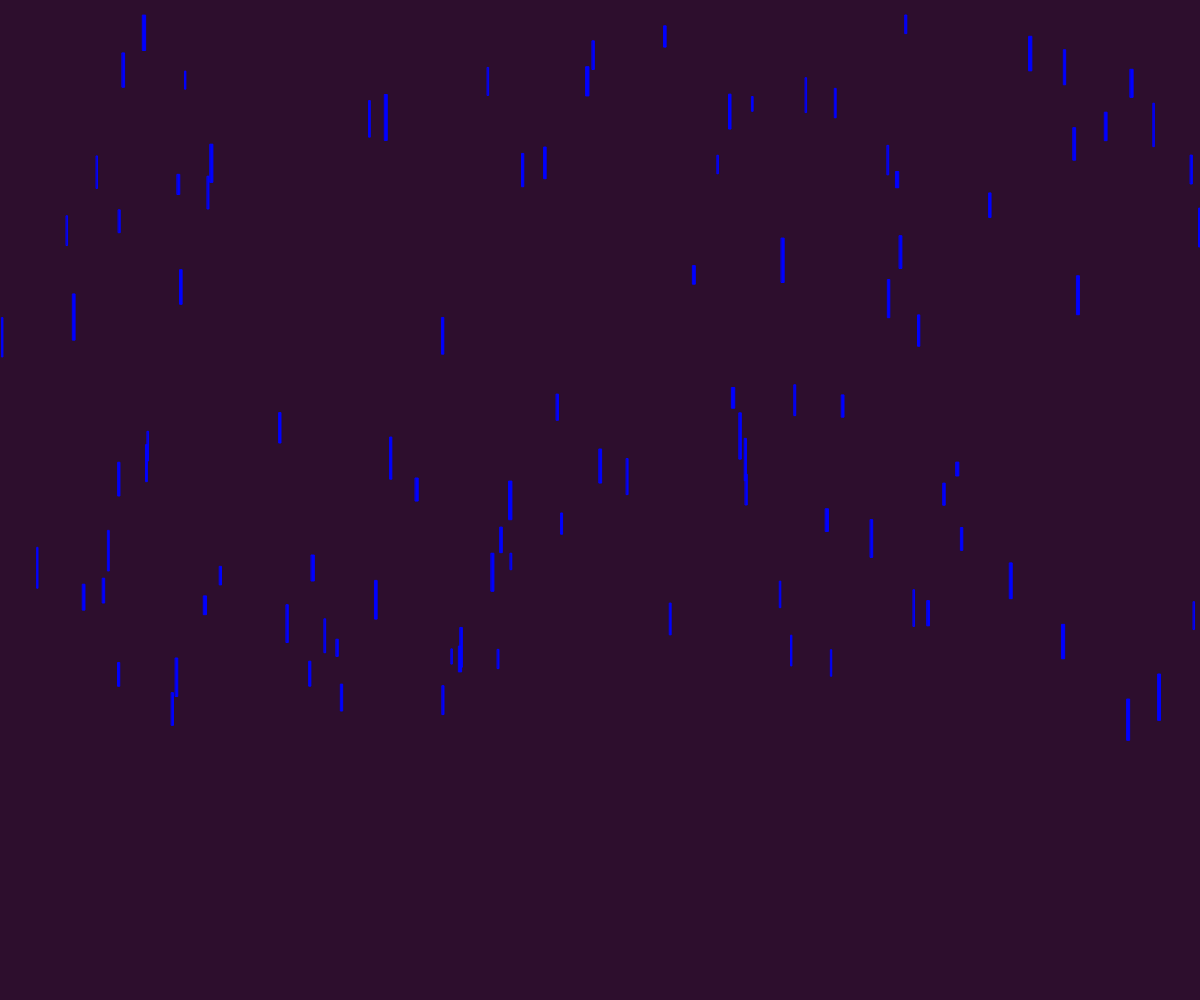
Frame 1 (no input)
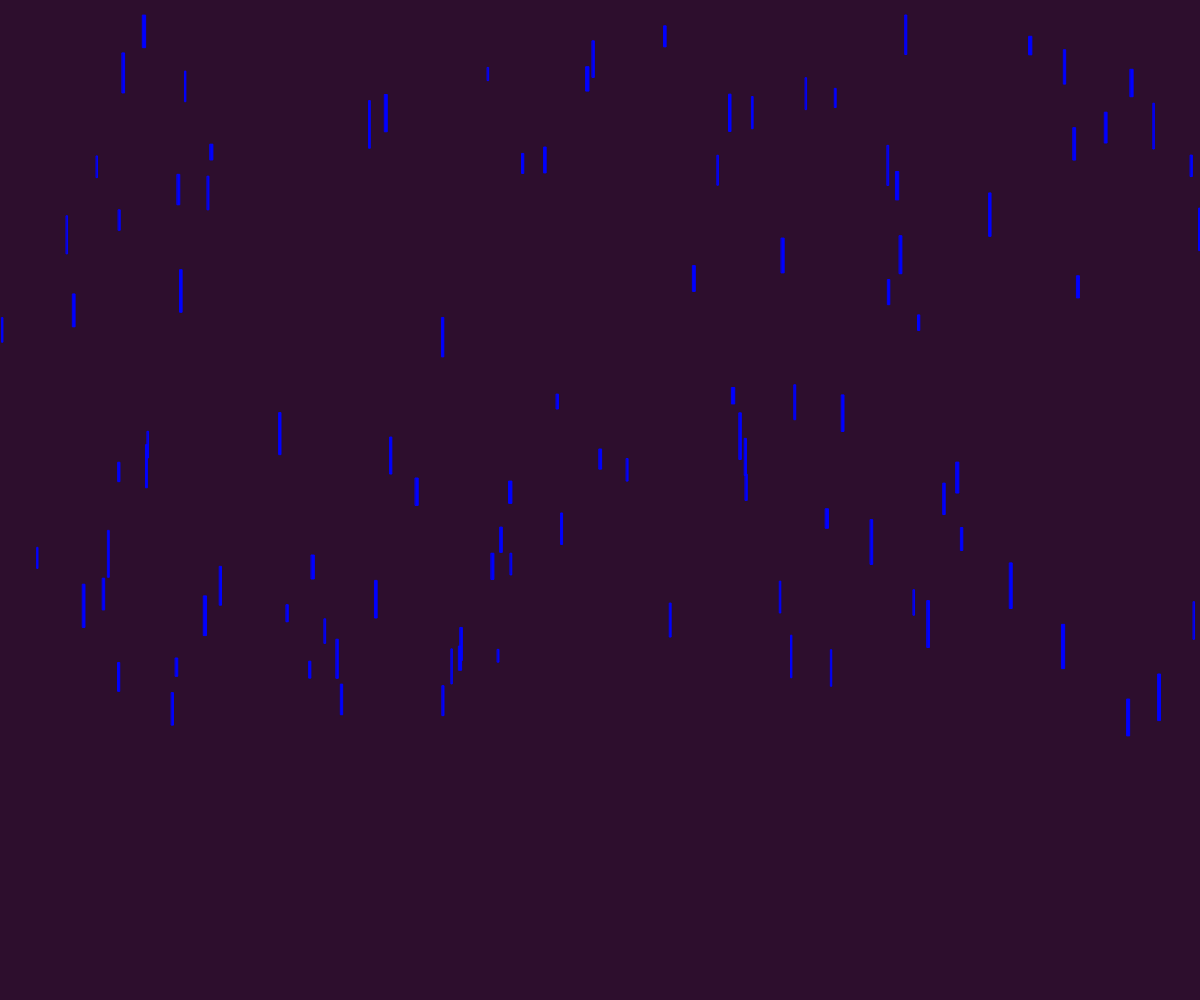
Frame 60 (no input)
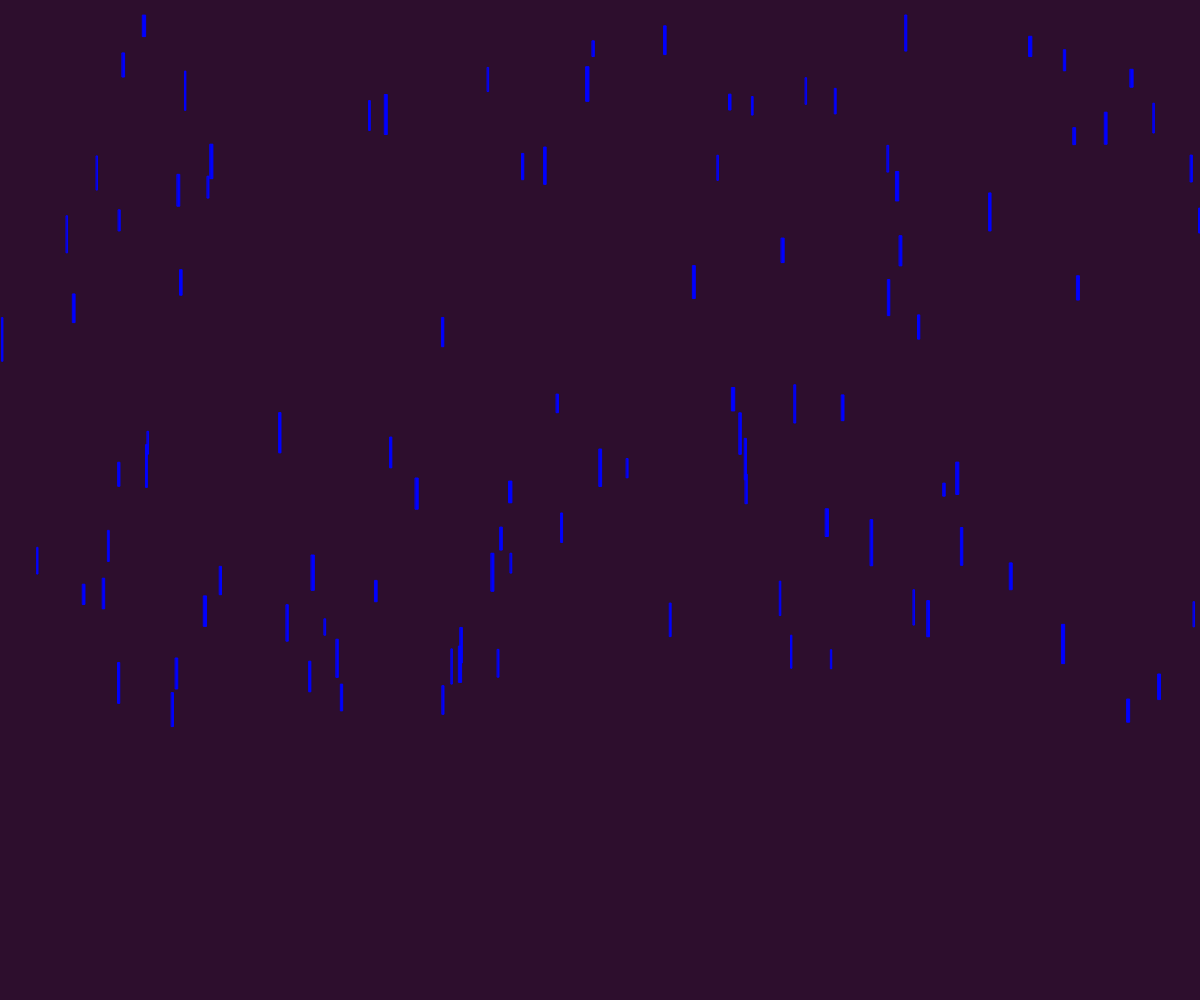
Frame 120 (the mouse pressed at the canvas centre since frame 60)

The p5.js sketch that drew these frames (run headless with seeded random() and noise() and a simulated clock; from frame 60 on, the mouse is pressed at the canvas centre):

// p5.js sketch
// ── sketch.js

var raindrops = [];

function setup() {
  createCanvas(window.innerWidth,window.innerHeight);

  raindrops1 = new Raindrops();
  //raindrops2 = new Raindrops();
 for(var i = 0 ; i<100;i++){
   raindrops.push(new Raindrops())

 }
}

function draw() {
  background(45,14,45); 
  raindrops1.draw();
  //raindrops2.draw();
  for(var i = 0; i<100;i++){
    raindrops[i].draw();
    raindrops[i].velocityY++
  }
}

// ── raindrops.js
class Raindrops{
    constructor(x,y){
   
    this.width = random(1,3);
    this.height = random(1,14);
    this.x = random(0,window.innerWidth);
    this.y = random(-10,700);
    this.velocityY  = random(1,7);
  }

  draw(){
    stroke("blue");
    fill("blue");
      
    var size = random(10,35);
      
 rect(this.x,this.y,this.width,this.height+size);
  }
}
